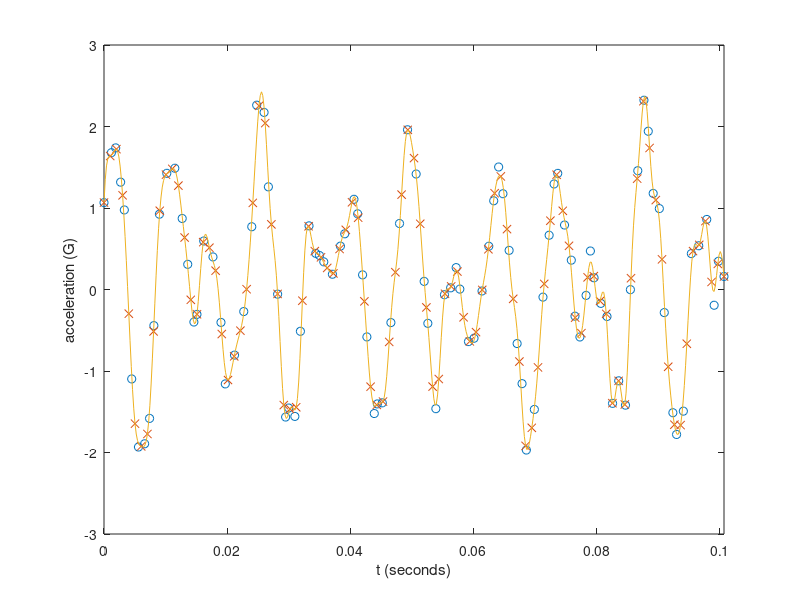
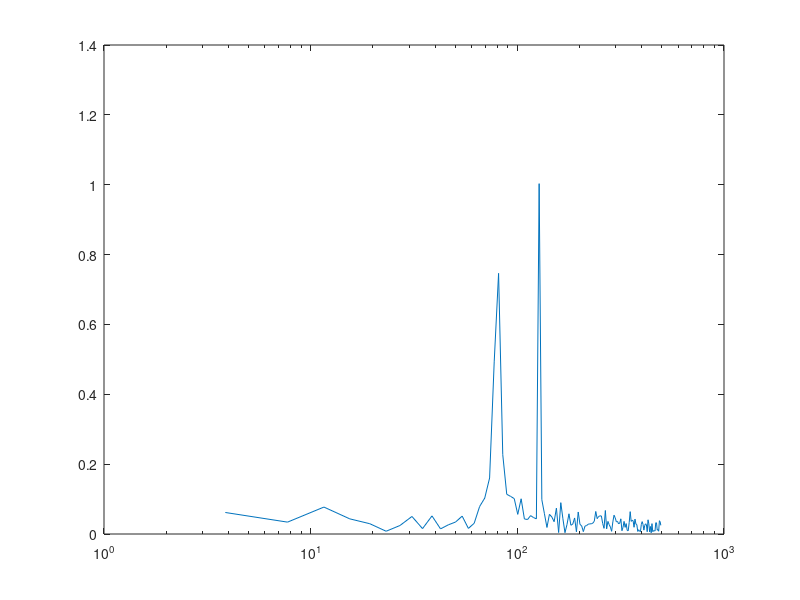

Write MATLAB code to recreate these figures, in order.
# clear commandline and figures
clc;
clear all;
close all;

# open file
offset = 1; % first row of data
nop = 2^8;  % number of points taken from the file
end_row = offset + nop;
data = dlmread('accel.csv', '', [offset 0 end_row 1]);

# parse data
time_raw  = data(:, 1); % 1st column is time
accel_raw = data(:, 2); % 2nd column is accelerations

f1 = figure('Name', 'Time domain accelerations');
plot(time_raw, accel_raw, 'o');
hold on

# create new data set with evenly spaced data point
L = length(time_raw);     % Length of signal
T = time_raw(L)/(L-1);    % Sample period
Fs = 1/T;                % Sampling frequency (hz)
time = (0:L-1)*T;        % Time
accel = interp1(time_raw, accel_raw, time, 'cubic');

plot(time, accel, 'x');
hold off
xlabel("t (seconds)");
ylabel("acceleration (G)");

# Fourier Transform

C = fft(accel);

# Fourier Coefficents
A =  2*real(C(1:L/2+1))/L; % cos coeffients
B = -2*imag(C(1:L/2+1))/L; % sin coeffients
A(1) = C(1)/L;             % offset

C_mag = sqrt(A.^2 + B.^2); % Magnitudes
C_ang = atan2(B, A);       % Phase angles
f = Fs*(1:(L/2))/L;        % frequency domain (Fs/L to Fs/2)

f2 = figure('Name', 'Frequency domain accelerations');
semilogx(f, C_mag(2:end));

# Fourier Series (for debugging)
j=1;
t_plot_max = min(100*T, time_raw(L));
time_i = (0:T/5:t_plot_max);

for t = time_i
  FS(j) = 0;
  k = (L-1) * t / time_raw(L);
  dtheta = 2*pi*k/L;
  theta = 0;
  for i = 1:L/2+1
    theta = (i-1)*dtheta;
    FS(j) = FS(j) + C_mag(i)*cos(theta - C_ang(i));
  end
  j = j+1;
end

figure(f1);
hold on
plot(time_i, FS);
hold off
xlim([0 t_plot_max]);



